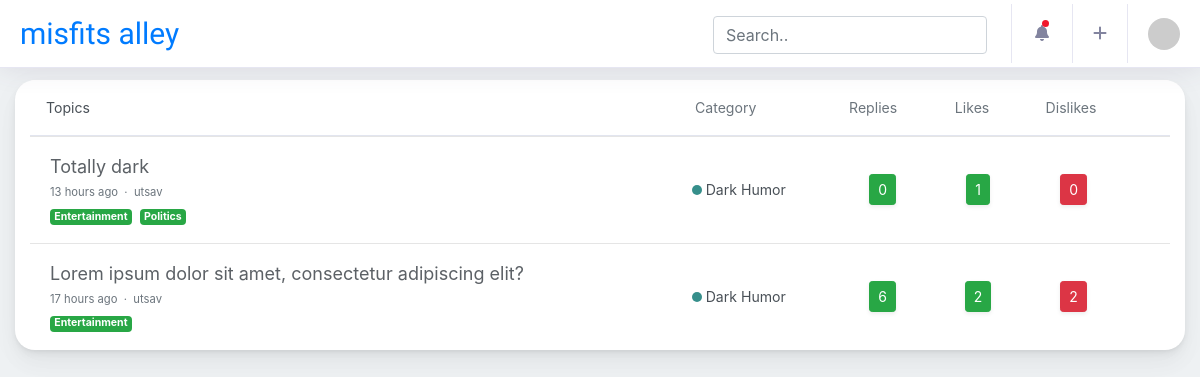
The page / on the database its author committed.
### core/models.py (models this page shows, shortened)
class Posts(models.Model):
    user = models.ForeignKey(User, on_delete=models.CASCADE)
    category = models.ForeignKey(Category, null=True, on_delete=models.CASCADE)
    tags = models.ManyToManyField(Tags)
    title = models.CharField(max_length=100, null=True)
    content = models.CharField(max_length=1000, null=True)
    createdAt = models.DateTimeField(auto_now_add=True, null=True)
    flags = models.IntegerField(null=True)
    def get_date(self):
        return humanize.naturaltime(self.createdAt)
    def __str__(self):
        return f"${self.title} ${self.user}"

class Tags(models.Model):
    name = models.CharField(max_length=50)
    color = models.CharField(max_length=10)

class Category(models.Model):
    name = models.CharField(max_length=50)
    def __str__(self):
        return self.name

### post/views.py (the view)
# urls.py: path('', views.posts, name="posts"),
def posts(request, limit=20, offset=0):
    query = f'''
            SELECT core_posts.id, core_posts.title, core_posts.content,
            core_posts.createdAt, core_posts.flags, auth_user.username,
            core_category.name,
            (SELECT COUNT(core_comment.id) FROM core_comment WHERE core_comment.post_id = core_posts.id) as comments,
            (SELECT COUNT(core_likes.id) FROM core_likes WHERE core_likes.post_id = core_posts.id) as likes,
            (SELECT COUNT(core_dislikes.id) FROM core_dislikes WHERE core_dislikes.post_id = core_posts.id) as dislikes
            FROM core_posts
            JOIN core_category ON core_posts.category_id = core_category.id
            JOIN auth_user ON core_posts.user_id = auth_user.id
            ORDER BY core_posts.createdAt DESC'''
    posts = Posts.objects.raw(query)
    notifications = Notification.objects.all()
    user = None
    imagehash = None
    if request.user != "AnonymousUser":
        user = request.user
        imagehash = hashlib.md5((user.username).encode('utf-8'))
    print(posts[0])
    context = {'posts': posts, 'user': user,
               'imagehash': imagehash.hexdigest(), 'notifications': notifications}
    return render(request, 'post/posts.html', context)

### core/models.py (called while the page is built)
    def get_date(self):
        return humanize.naturaltime(self.createdAt)

### post/templates/post/posts.html
{% extends 'main.html' %}
{% block content %}
{% include 'nav.html' %}
<div class="container-fluid mt-100">
    <div class="card mb-3">
        <div class="card-header pl-0 pr-0">
            <div class="row no-gutters w-100 align-items-center">
                <div class="col ml-3">Topics</div>
                <div class="col-5 text-muted">
                    <div class="row no-gutters align-items-center">
                        <div class="col-3 ">Category</div>
                        <div class="col-3 text-center">Replies</div>
                        <div class="col-2 text-center">Likes</div>
                        <div class="col-3 text-center">Dislikes</div>
                    </div>
                </div>
            </div>
        </div>
        {% for post in posts %}
        <hr class="m-0">
        <div class="card-body py-3">
            <div class="row no-gutters align-items-center">
                <div class="col"> <a href="{% url 'view_post' post.id %}" class="text-big"
                        data-abc="true">{{post.title}}</a>
                    <div class="text-muted small mt-1">{{post.get_date}} &nbsp;·&nbsp; <a href="javascript:void(0)"
                            class="text-muted" data-abc="true">{{post.user.username}}</a></div>
                    {% for tag in post.tags.all %}
                    <span class="badge badge-success align-text-bottom mr-1 mt-2">{{tag.name}}</span>
                    {% endfor %}
                </div>
                <div class="d-none d-md-block col-5">
                    <div class="row no-gutters align-items-center">
                        <div class="col-4"><span class="dot mr-1"></span>{{post.category}}</div>
                        <div class="col-2 text-center"><a href="#"
                                class="d-none d-sm-inline-block btn btn-sm btn-success shadow-sm ">
                                {{post.comments}}</i></a></div>
                        <div class="col-3 text-center"><a href="#"
                                class="d-none d-sm-inline-block btn btn-sm btn-success shadow-sm ">
                                {{post.likes}}</i></a></div>
                        <div class="col-2 text-center"><a href="#"
                                class="d-none d-sm-inline-block btn btn-sm btn-danger shadow-sm ">
                                {{post.dislikes}}</i></a></div>
                    </div>
                </div>
            </div>
        </div>
        {% endfor %}
    </div>
</div>
{% endblock %}

### static/css/style.css (style rules this page uses)
body { background: #304FFE }
body { margin: 0; font-family: -apple-system, BlinkMacSystemFont, "Segoe UI", Roboto, "Helvetica Neue", Arial, "Noto Sans", sans-serif, "Apple Color Emoji", "Segoe UI Emoji", "Segoe UI Symbol", "Noto Color Emoji"; font-size: .88rem; font-weight: 400; line-height: 1.5; color: #495057; text-align: left; background-color: #eef1f3 }
.mt-100 { margin-top: 80px }
.card { box-shadow: 0 0.46875rem 2.1875rem rgba(4, 9, 20, 0.03), 0 0.9375rem 1.40625rem rgba(4, 9, 20, 0.03), 0 0.25rem 0.53125rem rgba(4, 9, 20, 0.05), 0 0.125rem 0.1875rem rgba(4, 9, 20, 0.03); border-width: 0; transition: all .2s }
.card-header:first-child { border-radius: calc(.25rem - 1px) calc(.25rem - 1px) 0 0 }
.card-header { display: flex; align-items: center; border-bottom-width: 1px; padding-top: 0; padding-bottom: 0; padding-right: .625rem; height: 3.5rem; background-color: #fff; border-bottom: 1px solid rgba(26, 54, 126, 0.125) }
.card-body { flex: 1 1 auto; padding: 1.25rem }
.text-big { color: #5c6166; font-size: large; text-decoration: none !important; background-color: transparent }
.dot { height: 10px; width: 10px; background-color: #368F8B; border-radius: 50%; display: inline-block; }
.card { padding: 0px 15px; border-radius: 20px }

### rows shown on the page
Posts: title "Totally dark", get_date "13 hours ago", user.username "utsav", category "Dark Humor", comments "0", likes "1", dislikes "0"
Tags: name "Entertainment"
Tags: name "Politics"
Posts: title "Lorem ipsum dolor sit amet, consectetur adipiscing elit?", get_date "17 hours ago", user.username "utsav", category "Dark Humor", comments "6", likes "2", dislikes "2"
